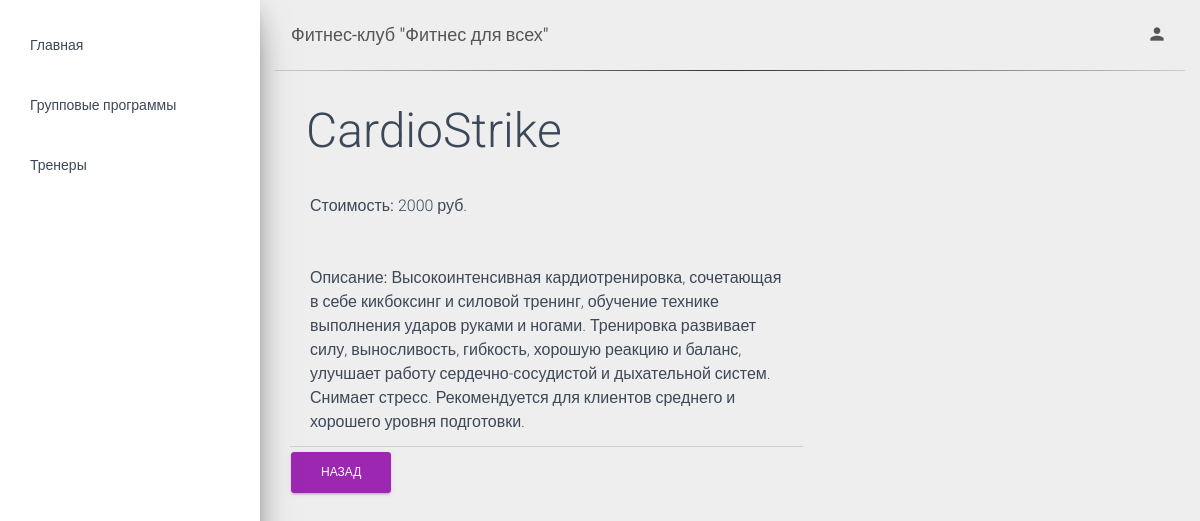
/program/4, run on the app's committed database.
### apps/common/models.py (models this page shows, shortened)
class Program(models.Model):
    name = models.CharField(max_length=500, null=False, blank=False, unique=True)
    description = models.CharField(max_length=1000, null=True, blank=True)
    cost = models.IntegerField(null=True, blank=True)
    class Meta:
        ordering = ["name"]

### apps/common/views.py (the view)
# urls.py: re_path(r'^program/(?P<pk>\d+)$', views.ProgramDetailView.as_view(), name='program-detail'),
class ProgramDetailView(generic.DetailView):
    model = Program
    template_name = "program_detail.html"

### templates/common/program_detail.html (shortened to what this page needs)
{% extends 'base.html' %}
{% block content %}
    <div class="list-group list-group-flush">
        <h1 class="p-3" style="font-size: xxx-large">{{ program.name }}</h1>
        <p class="list-group-item border-0" style="margin-bottom: 1.5em;"><strong>Стоимость:</strong> {{ program.cost }}
            руб.</p>
    </div>
    <div class="list-group list-group-flush">
        <p class="col-sm-7 list-group-item border-top-0"><strong>Описание:</strong> {{ program.description }}</p>
    </div>
    <div>
        <a class="btn btn-primary" href="{% url 'programs' %}">Назад</a>
    </div>
{% endblock %}

### static/assets/css/custom.css (style rules this page uses)
.list-group-flush:first-child, .list-group-item:first-child { border-top: 0; }

### data on the page
Program: name "CardioStrike", cost "2000", description "Высокоинтенсивная кардиотренировка, сочетающая в себе кикбоксинг и силовой тренинг, обучение технике выполнения ударов руками и ногами. Тренировка развивает силу, выносливость, гибкость, хорошую реакцию и баланс, улучшает работу сердечно-сосудистой и дыхательной систем. Снимает стресс. Рекомендуется для клиентов среднего и хорошего уровня подготовки."
